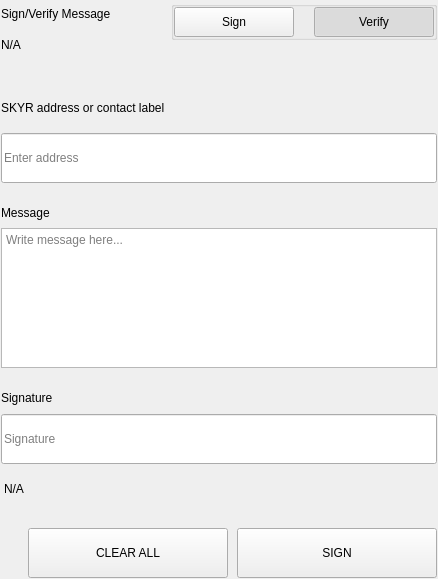
<?xml version="1.0" encoding="UTF-8"?>
<ui version="4.0">
 <class>SettingsSignMessageWidgets</class>
 <widget class="QWidget" name="SettingsSignMessageWidgets">
  <property name="geometry">
   <rect>
    <x>0</x>
    <y>0</y>
    <width>438</width>
    <height>579</height>
   </rect>
  </property>
  <property name="windowTitle">
   <string>Form</string>
  </property>
  <layout class="QVBoxLayout" name="verticalLayout">
   <property name="spacing">
    <number>0</number>
   </property>
   <property name="leftMargin">
    <number>0</number>
   </property>
   <property name="topMargin">
    <number>0</number>
   </property>
   <property name="rightMargin">
    <number>0</number>
   </property>
   <property name="bottomMargin">
    <number>0</number>
   </property>
   <item>
    <widget class="QWidget" name="left" native="true">
     <layout class="QVBoxLayout" name="verticalLayout_3">
      <property name="leftMargin">
       <number>0</number>
      </property>
      <property name="topMargin">
       <number>0</number>
      </property>
      <property name="rightMargin">
       <number>0</number>
      </property>
      <property name="bottomMargin">
       <number>0</number>
      </property>
      <item>
       <widget class="QWidget" name="container_sign" native="true">
        <layout class="QVBoxLayout" name="verticalLayout_2">
         <property name="spacing">
          <number>0</number>
         </property>
         <property name="leftMargin">
          <number>1</number>
         </property>
         <property name="topMargin">
          <number>1</number>
         </property>
         <property name="rightMargin">
          <number>1</number>
         </property>
         <property name="bottomMargin">
          <number>1</number>
         </property>
         <item>
          <layout class="QHBoxLayout" name="horizontalLayout_3" stretch="3,1">
           <property name="spacing">
            <number>40</number>
           </property>
           <item>
            <layout class="QVBoxLayout" name="verticalLayoutTitle">
             <property name="spacing">
              <number>5</number>
             </property>
             <item>
              <widget class="QLabel" name="labelTitle">
               <property name="text">
                <string>Sign/Verify Message</string>
               </property>
              </widget>
             </item>
             <item>
              <widget class="QLabel" name="labelSubtitle1">
               <property name="text">
                <string notr="true">N/A</string>
               </property>
               <property name="wordWrap">
                <bool>true</bool>
               </property>
              </widget>
             </item>
            </layout>
           </item>
           <item alignment="Qt::AlignRight|Qt::AlignTop">
            <widget class="QWidget" name="containerSwitch" native="true">
             <property name="styleSheet">
              <string notr="true">#containerSwitch{
	padding-top:9px;
}</string>
             </property>
             <layout class="QVBoxLayout" name="verticalLayout_6">
              <property name="spacing">
               <number>4</number>
              </property>
              <property name="leftMargin">
               <number>0</number>
              </property>
              <property name="topMargin">
               <number>0</number>
              </property>
              <property name="rightMargin">
               <number>0</number>
              </property>
              <property name="bottomMargin">
               <number>0</number>
              </property>
              <item alignment="Qt::AlignRight">
               <widget class="QGroupBox" name="groupBox">
                <property name="sizePolicy">
                 <sizepolicy hsizetype="Fixed" vsizetype="Preferred">
                  <horstretch>0</horstretch>
                  <verstretch>0</verstretch>
                 </sizepolicy>
                </property>
                <property name="title">
                 <string/>
                </property>
                <property name="alignment">
                 <set>Qt::AlignRight|Qt::AlignTop|Qt::AlignTrailing</set>
                </property>
                <layout class="QHBoxLayout" name="horizontalLayout_4">
                 <property name="spacing">
                  <number>0</number>
                 </property>
                 <property name="leftMargin">
                  <number>0</number>
                 </property>
                 <property name="topMargin">
                  <number>0</number>
                 </property>
                 <property name="rightMargin">
                  <number>0</number>
                 </property>
                 <property name="bottomMargin">
                  <number>0</number>
                 </property>
                 <item>
                  <widget class="QPushButton" name="pushSign">
                   <property name="sizePolicy">
                    <sizepolicy hsizetype="Preferred" vsizetype="Fixed">
                     <horstretch>0</horstretch>
                     <verstretch>0</verstretch>
                    </sizepolicy>
                   </property>
                   <property name="minimumSize">
                    <size>
                     <width>120</width>
                     <height>30</height>
                    </size>
                   </property>
                   <property name="maximumSize">
                    <size>
                     <width>180</width>
                     <height>30</height>
                    </size>
                   </property>
                   <property name="focusPolicy">
                    <enum>Qt::NoFocus</enum>
                   </property>
                   <property name="text">
                    <string>Sign</string>
                   </property>
                   <property name="checkable">
                    <bool>true</bool>
                   </property>
                   <property name="autoExclusive">
                    <bool>true</bool>
                   </property>
                  </widget>
                 </item>
                 <item>
                  <spacer name="horizontalSpacer">
                   <property name="orientation">
                    <enum>Qt::Horizontal</enum>
                   </property>
                   <property name="sizeType">
                    <enum>QSizePolicy::Fixed</enum>
                   </property>
                   <property name="sizeHint" stdset="0">
                    <size>
                     <width>20</width>
                     <height>20</height>
                    </size>
                   </property>
                  </spacer>
                 </item>
                 <item>
                  <widget class="QPushButton" name="pushVerify">
                   <property name="sizePolicy">
                    <sizepolicy hsizetype="Preferred" vsizetype="Fixed">
                     <horstretch>0</horstretch>
                     <verstretch>0</verstretch>
                    </sizepolicy>
                   </property>
                   <property name="minimumSize">
                    <size>
                     <width>120</width>
                     <height>30</height>
                    </size>
                   </property>
                   <property name="maximumSize">
                    <size>
                     <width>180</width>
                     <height>30</height>
                    </size>
                   </property>
                   <property name="focusPolicy">
                    <enum>Qt::NoFocus</enum>
                   </property>
                   <property name="text">
                    <string>Verify</string>
                   </property>
                   <property name="checkable">
                    <bool>true</bool>
                   </property>
                   <property name="checked">
                    <bool>true</bool>
                   </property>
                   <property name="autoExclusive">
                    <bool>true</bool>
                   </property>
                  </widget>
                 </item>
                </layout>
               </widget>
              </item>
              <item alignment="Qt::AlignHCenter|Qt::AlignTop">
               <widget class="QLabel" name="labelSubtitleSwitch">
                <property name="text">
                 <string/>
                </property>
                <property name="alignment">
                 <set>Qt::AlignRight|Qt::AlignTrailing|Qt::AlignVCenter</set>
                </property>
               </widget>
              </item>
             </layout>
            </widget>
           </item>
          </layout>
         </item>
         <item>
          <spacer name="verticalSpacer_2">
           <property name="orientation">
            <enum>Qt::Vertical</enum>
           </property>
           <property name="sizeType">
            <enum>QSizePolicy::Fixed</enum>
           </property>
           <property name="sizeHint" stdset="0">
            <size>
             <width>20</width>
             <height>40</height>
            </size>
           </property>
          </spacer>
         </item>
         <item>
          <widget class="QWidget" name="containerAddress" native="true">
           <property name="sizePolicy">
            <sizepolicy hsizetype="Preferred" vsizetype="Fixed">
             <horstretch>0</horstretch>
             <verstretch>0</verstretch>
            </sizepolicy>
           </property>
           <layout class="QVBoxLayout" name="verticalLayout_5" stretch="0,0">
            <property name="spacing">
             <number>15</number>
            </property>
            <property name="leftMargin">
             <number>0</number>
            </property>
            <property name="topMargin">
             <number>0</number>
            </property>
            <property name="rightMargin">
             <number>0</number>
            </property>
            <property name="bottomMargin">
             <number>0</number>
            </property>
            <item>
             <widget class="QLabel" name="labelSubtitleAddress">
              <property name="minimumSize">
               <size>
                <width>0</width>
                <height>20</height>
               </size>
              </property>
              <property name="maximumSize">
               <size>
                <width>16777215</width>
                <height>20</height>
               </size>
              </property>
              <property name="text">
               <string>SKYR address or contact label</string>
              </property>
             </widget>
            </item>
            <item>
             <widget class="QLineEdit" name="addressIn_SM">
              <property name="minimumSize">
               <size>
                <width>0</width>
                <height>50</height>
               </size>
              </property>
              <property name="maximumSize">
               <size>
                <width>16777215</width>
                <height>50</height>
               </size>
              </property>
              <property name="placeholderText">
               <string>Enter address</string>
              </property>
             </widget>
            </item>
           </layout>
          </widget>
         </item>
         <item>
          <spacer name="verticalSpacer_3">
           <property name="orientation">
            <enum>Qt::Vertical</enum>
           </property>
           <property name="sizeType">
            <enum>QSizePolicy::Fixed</enum>
           </property>
           <property name="sizeHint" stdset="0">
            <size>
             <width>20</width>
             <height>20</height>
            </size>
           </property>
          </spacer>
         </item>
         <item>
          <layout class="QVBoxLayout" name="verticalLayout_9">
           <property name="spacing">
            <number>5</number>
           </property>
           <item>
            <widget class="QLabel" name="labelSubtitleMessage">
             <property name="minimumSize">
              <size>
               <width>0</width>
               <height>20</height>
              </size>
             </property>
             <property name="maximumSize">
              <size>
               <width>16777215</width>
               <height>20</height>
              </size>
             </property>
             <property name="text">
              <string>Message</string>
             </property>
            </widget>
           </item>
           <item>
            <widget class="QPlainTextEdit" name="messageIn_SM">
             <property name="minimumSize">
              <size>
               <width>0</width>
               <height>140</height>
              </size>
             </property>
             <property name="maximumSize">
              <size>
               <width>16777215</width>
               <height>140</height>
              </size>
             </property>
             <property name="placeholderText">
              <string>Write message here...</string>
             </property>
            </widget>
           </item>
          </layout>
         </item>
         <item>
          <spacer name="verticalSpacer_4">
           <property name="orientation">
            <enum>Qt::Vertical</enum>
           </property>
           <property name="sizeType">
            <enum>QSizePolicy::Fixed</enum>
           </property>
           <property name="sizeHint" stdset="0">
            <size>
             <width>20</width>
             <height>20</height>
            </size>
           </property>
          </spacer>
         </item>
         <item>
          <widget class="QWidget" name="widget" native="true">
           <property name="minimumSize">
            <size>
             <width>0</width>
             <height>75</height>
            </size>
           </property>
           <property name="maximumSize">
            <size>
             <width>16777215</width>
             <height>16777215</height>
            </size>
           </property>
           <layout class="QVBoxLayout" name="verticalLayout_4">
            <property name="leftMargin">
             <number>0</number>
            </property>
            <property name="topMargin">
             <number>0</number>
            </property>
            <property name="rightMargin">
             <number>0</number>
            </property>
            <property name="bottomMargin">
             <number>0</number>
            </property>
            <item>
             <widget class="QLabel" name="labelSubtitleSignature">
              <property name="minimumSize">
               <size>
                <width>0</width>
                <height>20</height>
               </size>
              </property>
              <property name="maximumSize">
               <size>
                <width>16777215</width>
                <height>20</height>
               </size>
              </property>
              <property name="text">
               <string>Signature</string>
              </property>
             </widget>
            </item>
            <item>
             <widget class="QLineEdit" name="signatureOut_SM">
              <property name="minimumSize">
               <size>
                <width>0</width>
                <height>50</height>
               </size>
              </property>
              <property name="placeholderText">
               <string>Signature</string>
              </property>
             </widget>
            </item>
           </layout>
          </widget>
         </item>
         <item>
          <widget class="QLabel" name="statusLabel_SM">
           <property name="styleSheet">
            <string notr="true">padding-top:5px;</string>
           </property>
           <property name="text">
            <string notr="true">N/A</string>
           </property>
          </widget>
         </item>
         <item>
          <spacer name="verticalSpacer">
           <property name="orientation">
            <enum>Qt::Vertical</enum>
           </property>
           <property name="sizeType">
            <enum>QSizePolicy::Fixed</enum>
           </property>
           <property name="sizeHint" stdset="0">
            <size>
             <width>20</width>
             <height>20</height>
            </size>
           </property>
          </spacer>
         </item>
         <item>
          <layout class="QHBoxLayout" name="horizontalLayout_7">
           <property name="spacing">
            <number>9</number>
           </property>
           <item>
            <spacer name="horizontalSpacer_5">
             <property name="orientation">
              <enum>Qt::Horizontal</enum>
             </property>
             <property name="sizeType">
              <enum>QSizePolicy::Expanding</enum>
             </property>
             <property name="sizeHint" stdset="0">
              <size>
               <width>40</width>
               <height>20</height>
              </size>
             </property>
            </spacer>
           </item>
           <item>
            <widget class="QPushButton" name="pushButtonClear">
             <property name="minimumSize">
              <size>
               <width>200</width>
               <height>50</height>
              </size>
             </property>
             <property name="focusPolicy">
              <enum>Qt::NoFocus</enum>
             </property>
             <property name="text">
              <string>CLEAR ALL</string>
             </property>
            </widget>
           </item>
           <item>
            <widget class="QPushButton" name="pushButtonSave">
             <property name="minimumSize">
              <size>
               <width>200</width>
               <height>50</height>
              </size>
             </property>
             <property name="maximumSize">
              <size>
               <width>200</width>
               <height>50</height>
              </size>
             </property>
             <property name="focusPolicy">
              <enum>Qt::NoFocus</enum>
             </property>
             <property name="text">
              <string>SIGN</string>
             </property>
            </widget>
           </item>
          </layout>
         </item>
        </layout>
       </widget>
      </item>
     </layout>
    </widget>
   </item>
  </layout>
 </widget>
 <resources/>
 <connections/>
</ui>
